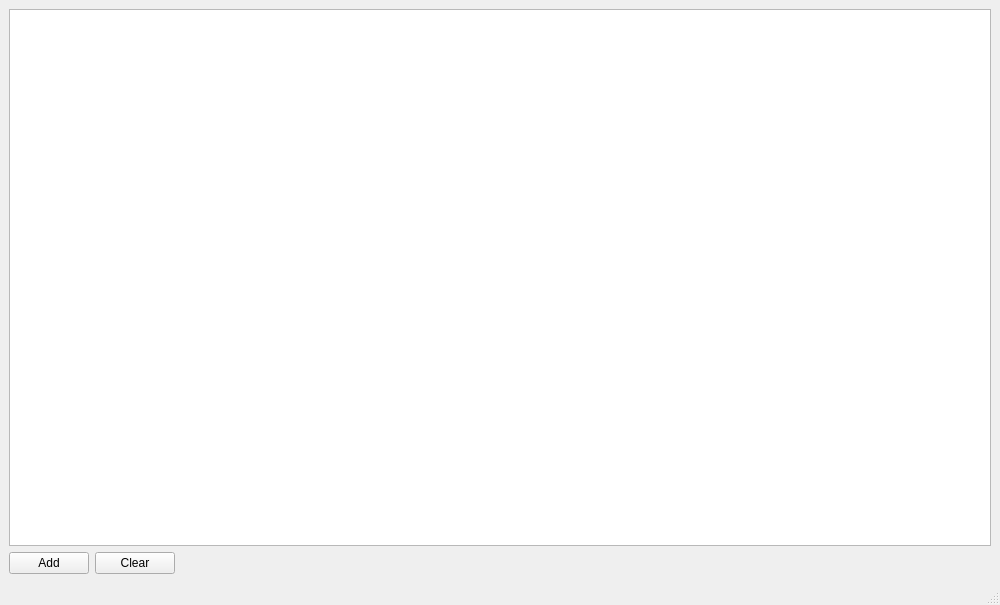
<?xml version="1.0" encoding="UTF-8"?>
<ui version="4.0">
 <class>MainWindow</class>
 <widget class="QMainWindow" name="MainWindow">
  <property name="geometry">
   <rect>
    <x>0</x>
    <y>0</y>
    <width>1000</width>
    <height>605</height>
   </rect>
  </property>
  <property name="windowTitle">
   <string>MainWindow</string>
  </property>
  <widget class="QWidget" name="centralwidget">
   <layout class="QGridLayout" name="gridLayout">
    <item row="0" column="0">
     <widget class="QTableView" name="tableView"/>
    </item>
    <item row="1" column="0">
     <layout class="QHBoxLayout" name="bottomRowLayout">
      <item>
       <widget class="QPushButton" name="addRowButton">
        <property name="text">
         <string>Add</string>
        </property>
       </widget>
      </item>
      <item>
       <widget class="QPushButton" name="clearButton">
        <property name="text">
         <string>Clear</string>
        </property>
       </widget>
      </item>
      <item>
       <spacer name="bottomSpacer">
        <property name="orientation">
         <enum>Qt::Horizontal</enum>
        </property>
        <property name="sizeHint" stdset="0">
         <size>
          <width>40</width>
          <height>20</height>
         </size>
        </property>
       </spacer>
      </item>
     </layout>
    </item>
   </layout>
  </widget>
  <widget class="QMenuBar" name="menubar">
   <property name="geometry">
    <rect>
     <x>0</x>
     <y>0</y>
     <width>1000</width>
     <height>22</height>
    </rect>
   </property>
  </widget>
  <widget class="QStatusBar" name="statusbar"/>
 </widget>
 <resources/>
 <connections/>
</ui>
